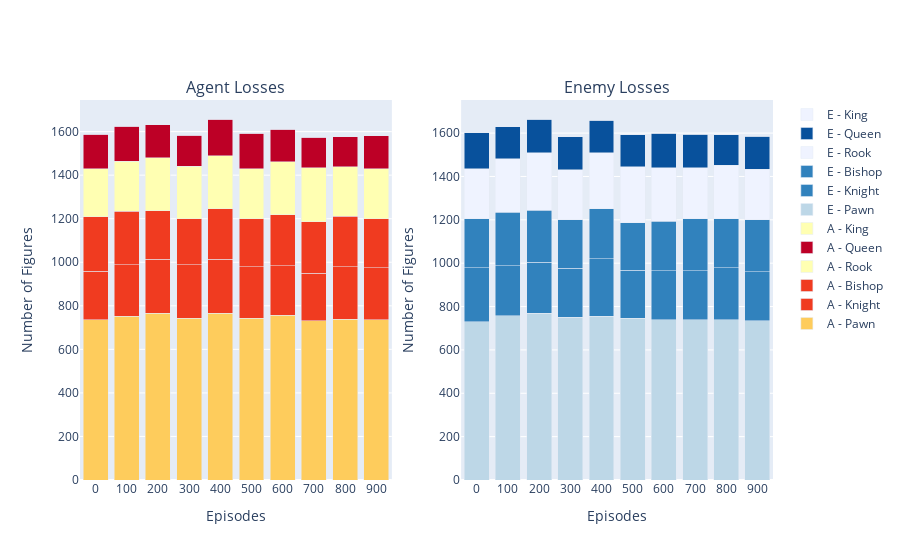

Notebook code for this chart:
### Code cell
whether_action_from_Q_table(Q_learning_results_random)
plot_steps(Q_learning_results_random["total_steps_per_episode"])
plot_points(Q_learning_results_random["total_positive_points"])
plot_losses(Q_learning_results_random["total_agent_losses_per_episode"], Q_learning_results_random["total_enemy_losses_per_episode"])

### Figure 1 — Plotly figure (JSON) as saved in the notebook; plotly's stock layout.template omitted (floating-point values rounded to 4 significant figures)
{"data": [{"hoverinfo": "name+x+y", "marker": {"color": "rgb(254,204,92)"}, "name": "A - Pawn", "type": "bar", "x": [0, 100, 200, 300, 400, 500, 600, 700, 800, 900], "xaxis": "x", "y": [736, 752, 765, 742, 766, 743, 757, 731, 739, 736], "yaxis": "y"}, {"hoverinfo": "name+x+y", "marker": {"color": "rgb(240,59,32)"}, "name": "A - Knight", "type": "bar", "x": [0, 100, 200, 300, 400, 500, 600, 700, 800, 900], "xaxis": "x", "y": [223, 237, 249, 247, 247, 237, 228, 218, 240, 238], "yaxis": "y"}, {"hoverinfo": "name+x+y", "marker": {"color": "rgb(240,59,32)"}, "name": "A - Bishop", "type": "bar", "x": [0, 100, 200, 300, 400, 500, 600, 700, 800, 900], "xaxis": "x", "y": [251, 245, 222, 211, 232, 219, 234, 236, 233, 227], "yaxis": "y"}, {"hoverinfo": "name+x+y", "marker": {"color": "rgb(255,255,178)"}, "name": "A - Rook", "type": "bar", "x": [0, 100, 200, 300, 400, 500, 600, 700, 800, 900], "xaxis": "x", "y": [219, 230, 245, 241, 245, 231, 243, 248, 227, 228], "yaxis": "y"}, {"hoverinfo": "name+x+y", "marker": {"color": "rgb(189,0,38)"}, "name": "A - Queen", "type": "bar", "x": [0, 100, 200, 300, 400, 500, 600, 700, 800, 900], "xaxis": "x", "y": [160, 160, 150, 143, 168, 163, 149, 141, 138, 153], "yaxis": "y"}, {"hoverinfo": "name+x+y", "marker": {"color": "rgb(255,255,178)"}, "name": "A - King", "type": "bar", "x": [0, 100, 200, 300, 400, 500, 600, 700, 800, 900], "xaxis": "x", "y": [0, 0, 0, 0, 0, 0, 0, 0, 0, 0], "yaxis": "y"}, {"hoverinfo": "name+x+y", "marker": {"color": "rgb(189,215,231)"}, "name": "E - Pawn", "type": "bar", "x": [0, 100, 200, 300, 400, 500, 600, 700, 800, 900], "xaxis": "x2", "y": [731, 758, 768, 750, 756, 745, 738, 739, 739, 735], "yaxis": "y2"}, {"hoverinfo": "name+x+y", "marker": {"color": "rgb(49,130,189)"}, "name": "E - Knight", "type": "bar", "x": [0, 100, 200, 300, 400, 500, 600, 700, 800, 900], "xaxis": "x2", "y": [249, 230, 236, 226, 265, 223, 226, 227, 239, 225], "yaxis": "y2"}, {"hoverinfo": "name+x+y", "marker": {"color": "rgb(49,130,189)"}, "name": "E - Bishop", "type": "bar", "x": [0, 100, 200, 300, 400, 500, 600, 700, 800, 900], "xaxis": "x2", "y": [224, 247, 241, 225, 229, 219, 230, 238, 226, 240], "yaxis": "y2"}, {"hoverinfo": "name+x+y", "marker": {"color": "rgb(239,243,255)"}, "name": "E - Rook", "type": "bar", "x": [0, 100, 200, 300, 400, 500, 600, 700, 800, 900], "xaxis": "x2", "y": [231, 246, 265, 231, 260, 258, 246, 237, 248, 234], "yaxis": "y2"}, {"hoverinfo": "name+x+y", "marker": {"color": "rgb(8,81,156)"}, "name": "E - Queen", "type": "bar", "x": [0, 100, 200, 300, 400, 500, 600, 700, 800, 900], "xaxis": "x2", "y": [166, 149, 155, 151, 150, 147, 159, 153, 140, 152], "yaxis": "y2"}, {"hoverinfo": "name+x+y", "marker": {"color": "rgb(239,243,255)"}, "name": "E - King", "type": "bar", "x": [0, 100, 200, 300, 400, 500, 600, 700, 800, 900], "xaxis": "x2", "y": [0, 0, 0, 0, 0, 0, 0, 0, 0, 0], "yaxis": "y2"}], "layout": {"annotations": [{"font": {"size": 16}, "showarrow": false, "text": "Agent Losses", "x": 0.225, "xanchor": "center", "xref": "paper", "y": 1, "yanchor": "bottom", "yref": "paper"}, {"font": {"size": 16}, "showarrow": false, "text": "Enemy Losses", "x": 0.775, "xanchor": "center", "xref": "paper", "y": 1, "yanchor": "bottom", "yref": "paper"}], "barmode": "stack", "xaxis": {"anchor": "y", "domain": [0, 0.45], "ticktext": ["0", "100", "200", "300", "400", "500", "600", "700", "800", "900"], "tickvals": [0, 100, 200, 300, 400, 500, 600, 700, 800, 900], "title": {"text": "Episodes"}}, "xaxis2": {"anchor": "y2", "domain": [0.55, 1], "ticktext": ["0", "100", "200", "300", "400", "500", "600", "700", "800", "900"], "tickvals": [0, 100, 200, 300, 400, 500, 600, 700, 800, 900], "title": {"text": "Episodes"}}, "yaxis": {"anchor": "x", "domain": [0, 1], "title": {"text": "Number of Figures"}}, "yaxis2": {"anchor": "x2", "domain": [0, 1], "title": {"text": "Number of Figures"}}}}
